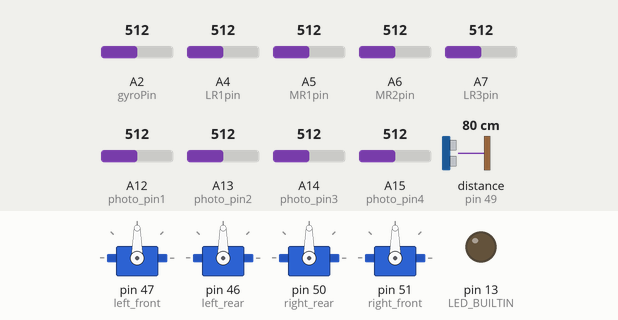
Recording of a sketch running on a simulated Arduino Mega 2560, built with avr-gcc and run on an emulated ATmega2560. Shown: 4 × servo, output pins drawn as LEDs (lit = HIGH). Wiring (inferred from the names in the program): ultrasonic range finder: trigger pin 48; echo pin 49. Inputs (shaded band) come from the test bench; at power-on: A2 (gyroPin) = 512, A4 (LR1pin) = 512, A5 (MR1pin) = 512, A6 (MR2pin) = 512, A7 (LR3pin) = 512, A12 (photo_pin1) = 512, A13 (photo_pin2) = 512, A14 (photo_pin3) = 512, A15 (photo_pin4) = 512, distance to the obstacle (sensor on pin 49) 80 cm. The echo pulse lasts 58.3 µs per cm; pins used as bus, display or sensor lines are not drawn.

Above: at 1.1 s.
Timing chart, 0 to 6.3 s (numbered marks = the images above):
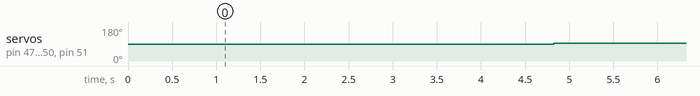

Measured:
- by itself, servo on pin 47 (left_front), servo on pin 46 (left_rear), servo on pin 50 (right_rear), servo on pin 51 (right_front): 90° → 93° at 4.8 s

The sketch:

moth.ino
```cpp
/**INITIALISATION OF VARIABLES*/
#include <Servo.h>  //Need for Servo pulse output
#include <SoftwareSerial.h>

#define NO_READ_GYRO  //Uncomment of GYRO is not attached.
#define NO_HC-SR04 //Uncomment of HC-SR04 ultrasonic ranging sensor is not attached.
//#define NO_BATTERY_V_OK //Uncomment of BATTERY_V_OK if you do not care about battery damage.

// Serial Data Pins
#define BLUETOOTH_RX 10
#define BLUETOOTH_TX 11

// USB Serial Port
#define OUTPUTMONITOR 0
#define OUTPUTPLOTTER 0

// Bluetooth Serial Port
#define OUTPUTBLUETOOTHMONITOR 1

// Board measurements
#define BOARD_WIDTH 150
#define BOARD_LENGTH 1990

SoftwareSerial BluetoothSerial(BLUETOOTH_RX, BLUETOOTH_TX);

/*********STATE MACHINES************/
//Main state machine
enum STATE {
  INITIALISING,
  RUNNING,
  STOPPED
};

enum FIND_LIGHT_STATE {
    TURNING,
    FOUND_LIGHT
};

FIND_LIGHT_STATE light_state = TURNING;


/*******************COMPONENT SET-UP**********************/
/***WHEEL MOTORS***/
const byte left_front = 47;
const byte left_rear = 46;
const byte right_rear = 50;
const byte right_front = 51;

Servo left_font_motor;  // create servo object to control Vex Motor Controller 29
Servo left_rear_motor;  // create servo object to control Vex Motor Controller 29
Servo right_rear_motor;  // create servo object to control Vex Motor Controller 29
Servo right_font_motor;  // create servo object to control Vex Motor Controller 29

int speed_val = 350;
double speed_change;


/***IRS***/
//IR Equation Variables - MAY NEED TO UPDATE
double MR1coeff = 19.000;
double MR1power = -0.94;

double MR2coeff = 20.000;
double MR2power = -0.97;

double LR1coeff = 325.000;
double LR1power = -1.33;

double LR3coeff = 540.000;
double LR3power = -1.42;

//IR Sensor working variables
double MR1mm, MR2mm, LR1mm, LR3mm;
double MR1mm_reading, MR2mm_reading, LR1mm_reading, LR3mm_reading;

int MR1pin = A5;
int MR2pin = A6;
int LR1pin = A4;
int LR3pin = A7;


/***ULTRASONIC***/
const int TRIG_PIN = 48;
const int ECHO_PIN = 49;
const unsigned int MAX_DIST = 23200;

double sonar_cm = 0;
double cm = 0;
int sonar_MA_n = 20;

//Sonar Kalman
double sensor_noise_sonar = 10;
double process_noise_sonar = 1;
double sonar_variance = 0;


/***GYRO***/
int gyroPin = A2;
int gyroVal = 0;

double gyroZeroVoltage = 500;
double gyroRate = 0;
double gyroAngleChange = 0;
double gyroAngle = 0;
double gyro_average;
double gyroTime;

//Gyro Kalman
double prev_val_gyro = 0;
double last_var_gyro = 999;

double sensor_noise_gyro = 8;
double process_noise_gyro = 1;


/***SERVO***/
Servo turret_motor;


/***PHOTO TRANSISTORS***/
double photo1, photo2, photo3, photo4;
double photo_reading1, photo_reading2, photo_reading3, photo_reading4;
bool photo_light1, photo_light2, photo_light3, photo_light4;

//Pins
int photo_pin1 = A12;
int photo_pin2 = A13;
int photo_pin3 = A14;
int photo_pin4 = A15;

//Thresholds for deciding if light exists
double photo_thresh1 = 1000;
double photo_thresh2 = 1000;
double photo_thresh3 = 1000;
double photo_thresh4 = 1000;


void setup(void)
{
  BluetoothSerial.begin(115200);
  BluetoothSerial.println("");
  BluetoothSerial.println("");
  BluetoothSerial.println("");
  pinMode(LED_BUILTIN, OUTPUT);

  //Initialise IR sensor pins
  pinMode(MR1pin, INPUT);
  pinMode(MR2pin, INPUT);
  pinMode(LR1pin, INPUT);
  pinMode(LR3pin, INPUT);

  //Initialise photo transistor sensor pins
  pinMode(photo_pin1, INPUT);
  pinMode(photo_pin2, INPUT);
  pinMode(photo_pin3, INPUT);
  pinMode(photo_pin4, INPUT);

  // The Trigger pin will tell the sensor to range find
  pinMode(TRIG_PIN, OUTPUT);
  digitalWrite(TRIG_PIN, LOW);

  //Initilaise Gyro Pins
  pinMode(gyroPin, INPUT);
  pinMode(A14, INPUT);

  delay(1000); //settling time but noT really needed
}


/*******************SUPER LOOP**********************/
void loop(void) //main loop
{
    static STATE machine_state = INITIALISING;
    switch (machine_state) {
      case INITIALISING:
        machine_state = initialising();
        break;
      case RUNNING:
        machine_state = running();
        break;
      case STOPPED: //Stop of Lipo Battery voltage is too low, to protect Battery
        machine_state = stopped();
        break;
    };
    Sonar();
    Gyro();
    delay(10);
}

STATE initialising() {
  BluetoothSerial.println("INITIALISING....");

  enable_motors();

  double sum1 = 0;
  for (int i = 0; i < 200; i++)
  { // read 100 values of voltage when gyro is at still, to calculate the zero-drift.
    gyroVal = analogRead(gyroPin);
    // gyroVal = constrain(analogRead(gyroPin), 500, 530);
    delay(10);
    sum1 += gyroVal;
    // BluetoothSerial.println(gyroVal);
  }
  gyroZeroVoltage = sum1 / 200; // average the sum as the zero drifting

  SonarCheck(90); //Initialise sonar values
  initialise_IR();
  initialise_transistors();

  return RUNNING;
}

STATE running() {
  update_transistors();

  switch (light_state){
    case TURNING:
        cw();
        if(photo_light1 + photo_light2 + photo_light3 + photo_light4 >= 3){
            stop();
            light_state = FOUND_LIGHT;
        }
        break;

    case FOUND_LIGHT:
        stop();
        BluetoothSerial.print("FOUND LIGHT");
  }
  return RUNNING;
}


/*******************STOPPED**********************/
//Stop of Lipo Battery voltage is too low, to protect Battery
STATE stopped() {
  static byte counter_lipo_voltage_ok;
  static unsigned long previous_millis;
  int Lipo_level_cal;
  disable_motors();
  slow_flash_LED_builtin();

  if (millis() - previous_millis > 500) { //print massage every 500ms
    previous_millis = millis();
    BluetoothSerial.println("STOPPED---------");


#ifndef NO_BATTERY_V_OK
    //500ms timed if statement to check lipo and output speed settings
    if (is_battery_voltage_OK()) {
      BluetoothSerial.print("Lipo OK waiting of voltage Counter 10 < ");
      BluetoothSerial.println(counter_lipo_voltage_ok);
      counter_lipo_voltage_ok++;
      if (counter_lipo_voltage_ok > 10) { //Making sure lipo voltage is stable
        counter_lipo_voltage_ok = 0;
        enable_motors();
        BluetoothSerial.println("Lipo OK returning to RUN STATE");
        return RUNNING;
      }
    } else
    {
      counter_lipo_voltage_ok = 0;
    }
#endif
  }
  return STOPPED;
}


/*******************GYRO FUNCTIONS**********************/
void Gyro()
{
    // convert the 0-1023 signal to 0-5v
    // BluetoothSerial.println("started gyro");
    double gyro_reading = (analogRead(gyroPin));

    gyroRate = (gyro_reading * 5.00) / 1023;

    // find the voltage offset the value of voltage when gyro is zero (still)
    gyroRate -= (gyroZeroVoltage * 5.00) / 1023;

    // read out voltage divided the gyro sensitivity to calculate the angular velocity
    double angularVelocity = (gyroRate / 0.007); // from Data Sheet, gyroSensitivity is 0.007 V/dps

    gyro_average = (1 ? angularVelocity : KalmanGyro(angularVelocity));
    // average_gyro(angularVelocity);

    // if the angular velocity is less than the threshold, ignore it
    if (gyro_average >= 2 || gyro_average <= -2)
    {
        gyroAngleChange = millis()-gyroTime;
        gyroAngleChange = 1000 / gyroAngleChange;
        gyroAngleChange = gyro_average/ gyroAngleChange;
        gyroAngle += gyroAngleChange;
    }

    gyroTime = millis();

    // BluetoothSerial.print("Average ANGULAR VELOCITY");
    // BluetoothSerial.println(gyro_average);
    // BluetoothSerial.print("Gyro Angle:");
    // BluetoothSerial.println(gyroAngle);
    // BluetoothSerial.println("");
}

double KalmanGyro(double rawdata){   // Kalman Filter
  double a_priori_est, a_post_est, a_priori_var, a_post_var, kalman_gain;

  a_priori_var = last_var_gyro + process_noise_gyro;

  kalman_gain = a_priori_var/(a_priori_var+sensor_noise_gyro);
  a_post_est = prev_val_gyro + kalman_gain*(rawdata-prev_val_gyro);
  a_post_var = (1- kalman_gain)*a_priori_var;
  last_var_gyro = a_post_var;
  prev_val_gyro = a_post_est;
  return a_post_est;
}

double ki_integral = 0;
#define GYRO_CONSTRAIN 100

void Drive(int speed_val, bool strafe)
{
    double u = 0;
    double e = 0;
  float kp = 0;
  float ki = 0;
  float kd = 0;

  (gyroAngleChange > 3) ? e = 0 : e = gyroAngleChange;

  u = constrain(kp*e + ki*ki_integral, -GYRO_CONSTRAIN, GYRO_CONSTRAIN);

  ki_integral += e;

  left_font_motor.writeMicroseconds(1500 + speed_val - u);
  right_rear_motor.writeMicroseconds(1500 - speed_val - u);

  if (strafe)
  {
    left_rear_motor.writeMicroseconds(1500 - speed_val - u);
    right_font_motor.writeMicroseconds(1500 + speed_val - u);
  }
  else
  {
    left_rear_motor.writeMicroseconds(1500 + speed_val - u);
    right_font_motor.writeMicroseconds(1500 - speed_val - u);
  }
}


/*******************SONAR FUNCTIONS**********************/
void Sonar()
{
    unsigned long t1, t2, pulse_width;

    // Hold the trigger pin high for at least 10 us
    digitalWrite(TRIG_PIN, HIGH);
    delayMicroseconds(10);
    digitalWrite(TRIG_PIN, LOW);

    // Wait for pulse on echo pin
    t1 = micros();
    while (digitalRead(ECHO_PIN) == 0 ) {
        t2 = micros();
        pulse_width = t2 - t1;
        if (pulse_width > (MAX_DIST + 1000)) {
            // BluetoothSerial.println("HC-SR04: NOT found");
            return;
        }
    }

    // Measure how long the echo pin was held high (pulse width)
    // Note: the micros() counter will overflow after ~70 min
    t1 = micros();
    while (digitalRead(ECHO_PIN) == 1)
    {
        t2 = micros();
        pulse_width = t2 - t1;
        if ( pulse_width > (MAX_DIST + 1000) ) {
            // BluetoothSerial.println("HC-SR04: Out of range");
            return;
        }
    }

    t2 = micros();

    pulse_width = t2 - t1;

    // Calculate distance in centimeters and inches. The constants
    // are found in the datasheet, and calculated from the assumed speed
    //of sound in air at sea level (~340 m/s).
    cm = pulse_width / 58.0;


    (sonar_cm == 0 ? sonar_cm = cm : sonar_cm = KalmanSonar(cm));

    // BluetoothSerial.print("Raw Sonar Reading");
    // BluetoothSerial.println(cm);
    // BluetoothSerial.print("Last sonar reading");
    // BluetoothSerial.println(sonar_cm);
    // BluetoothSerial.println("");
}

double SonarCheck(double angle_in)
{
    turret_motor.write(angle_in);
    delay(300);

    double sonar_sum = 0;
    int value_count = 0;

    for (int i = 0; i < sonar_MA_n; i++)
    {
        sonar_cm = 0;
        Sonar();
        if (sonar_cm < 10 || sonar_cm > 190){
          sonar_sum +=sonar_cm;
          value_count++;
        }
        delay(50);
    }
    (value_count > 0 ? sonar_cm = sonar_sum/value_count : sonar_cm = sonar_cm);
    return (sonar_cm);
}

double KalmanSonar(double rawdata){   // Kalman Filter
  if (rawdata < 20){ //If the value is absolutely outrageous, ignore it and use the last recorded value
    return sonar_cm;
  }
  else{
    rawdata = constrain(rawdata, sonar_cm - 20, sonar_cm + 20);
    double a_post_est, a_priori_var, a_post_var, kalman_gain;

    a_priori_var = sonar_variance + process_noise_sonar;

    kalman_gain = a_priori_var/(a_priori_var+sensor_noise_sonar);
    a_post_est = sonar_cm + kalman_gain*(rawdata-sonar_cm);
    sonar_variance = (1 * kalman_gain)*a_priori_var;
    sonar_cm = rawdata;
    return a_post_est;
  }
}

/*******************IR FUNCTIONS**********************/
void initialise_IR(){
double MR1sum, MR2sum, LR1sum, LR3sum;
int iterations = 20;

  for (int i = 0; i<=iterations; i++){
    read_IR_sensors();
    MR1sum = MR1mm_reading;
    MR2sum = MR2mm_reading;
    LR1sum = LR1mm_reading;
    LR3sum = LR3mm_reading;
    delay(5);
  }
  MR1mm = MR1sum/iterations;
  MR2mm = MR2sum/iterations;
  LR1mm = LR1sum/iterations;
  LR3mm = LR3sum/iterations;
}

double read_IR(double coefficient, double power, double sensor_reading){
  double sensor_mm;
  sensor_mm = coefficient *1000*(pow(sensor_reading, power));
  return sensor_mm;
}

void read_IR_sensors(){
  // BluetoothSerial.println("READ SENSOR START");
  MR1mm_reading = read_IR(MR1coeff, MR1power, analogRead(MR1pin));
  MR2mm_reading = read_IR(MR2coeff, MR2power, analogRead(MR2pin));
  LR1mm_reading = read_IR(LR1coeff, LR1power, analogRead(LR1pin));
  LR3mm_reading = read_IR(LR3coeff, LR3power, analogRead(LR3pin));
}

void filter_IR_reading(){
  //Average these to final value
  double mrbuffer = 150;
  double lrbuffer = 500;
  MR1mm = constrain(MR1mm_reading, MR1mm-mrbuffer, MR1mm+mrbuffer);
  MR2mm = constrain(MR2mm_reading, MR2mm-mrbuffer, MR2mm+mrbuffer);
  LR1mm = constrain(LR1mm_reading, LR1mm-lrbuffer, LR1mm+lrbuffer);
  LR3mm = constrain(LR3mm_reading, LR3mm-lrbuffer, LR3mm+lrbuffer);
}


/*******************PHOTOTRANSISTOR FUNCTIONS**********************/
void read_transistors(){
  // BluetoothSerial.println("READ SENSOR START");
  photo_reading1 = analogRead(photo_pin1);
  photo_reading2 = analogRead(photo_pin2);
  photo_reading3 = analogRead(photo_pin3);
  photo_reading4 = analogRead(photo_pin4);
}

void update_transistors(){
  //Updates transistor state based on transistor readings
  read_transistors();

  //Filters transistor values
  photo1 = photo_reading1;
  photo2 = photo_reading2;
  photo3 = photo_reading3;
  photo4 = photo_reading4;

  //Updates boolean light value based of transistor threshold
  photo_light1 = transistor_on(photo1, photo_thresh1);
  photo_light2 = transistor_on(photo2, photo_thresh2);
  photo_light3 = transistor_on(photo3, photo_thresh3);
  photo_light4 = transistor_on(photo4, photo_thresh4);
  transistors_print();
  delay(100);
}

bool transistor_on(double reading, double threshold){
  bool status;
  (reading >= threshold ? status = 0 : status = 1);
  return status;
}

void transistors_print(){
  BluetoothSerial.print("Photo transistor 1: ");
  BluetoothSerial.print(photo1);
  BluetoothSerial.print(" - STATUS -  ");
  BluetoothSerial.println(photo_light1);

  BluetoothSerial.print("Photo transistor2: ");
  BluetoothSerial.print(photo2);
  BluetoothSerial.print(" - STATUS -  ");
  BluetoothSerial.println(photo_light2);

  BluetoothSerial.print("Photo transistor3: ");
  BluetoothSerial.print(photo3);
  BluetoothSerial.print(" - STATUS -  ");
  BluetoothSerial.println(photo_light3);

  BluetoothSerial.print("Photo transistor4: ");
  BluetoothSerial.print(photo4);
  BluetoothSerial.print(" - STATUS -  ");
  BluetoothSerial.println(photo_light4);
  BluetoothSerial.println("");
}

void initialise_transistors(){
double photo_sum1, photo_sum2, photo_sum3, photo_sum4;
int iterations = 20;

  for (int i = 0; i<=iterations; i++){
    read_transistors();
    photo_sum1 = photo_reading1;
    photo_sum2 = photo_reading2;
    photo_sum3 = photo_reading3;
    photo_sum4 = photo_reading4;
    delay(5);
  }
  photo1 = photo_sum1/iterations;
  photo2 = photo_sum2/iterations;
  photo3 = photo_sum3/iterations;
  photo4 = photo_sum4/iterations;
}


/*******************PROVIDED FUNCTIONS**********************/
void fast_flash_double_LED_builtin()
{
  static byte indexer = 0;
  static unsigned long fast_flash_millis;
  if (millis() > fast_flash_millis) {
    indexer++;
    if (indexer > 4) {
      fast_flash_millis = millis() + 700;
      digitalWrite(LED_BUILTIN, LOW);
      indexer = 0;
    } else {
      fast_flash_millis = millis() + 100;
      digitalWrite(LED_BUILTIN, !digitalRead(LED_BUILTIN));
    }
  }
}

void slow_flash_LED_builtin()
{
  static unsigned long slow_flash_millis;
  if (millis() - slow_flash_millis > 2000) {
    slow_flash_millis = millis();
    digitalWrite(LED_BUILTIN, !digitalRead(LED_BUILTIN));
  }
}

void speed_change_smooth()
{
  speed_val += speed_change;
  if (speed_val > 1000)
    speed_val = 1000;
  speed_change = 0;
}

#ifndef NO_BATTERY_V_OK
boolean is_battery_voltage_OK()
{
  static byte Low_voltage_counter;
  static unsigned long previous_millis;

  int Lipo_level_cal;
  int raw_lipo;
  //the voltage of a LiPo cell depends on its chemistry and varies from about 3.5V (discharged) = 717(3.5V Min) https://oscarliang.com/lipo-battery-guide/
  //to about 4.20-4.25V (fully charged) = 860(4.2V Max)
  //Lipo Cell voltage should never go below 3V, So 3.5V is a safety factor.
  raw_lipo = analogRead(A0);
  Lipo_level_cal = (raw_lipo - 717);
  Lipo_level_cal = Lipo_level_cal * 100;
  Lipo_level_cal = Lipo_level_cal / 143;

  if (Lipo_level_cal > 0 && Lipo_level_cal < 160) {
    previous_millis = millis();
    BluetoothSerial.print("Lipo level:");
    BluetoothSerial.print(Lipo_level_cal);
    BluetoothSerial.print("%");
    // BluetoothSerial.print(" : Raw Lipo:");
    // BluetoothSerial.println(raw_lipo);
    BluetoothSerial.println("");
    Low_voltage_counter = 0;
    return true;
  } else {
    if (Lipo_level_cal < 0)
      BluetoothSerial.println("Lipo is Disconnected or Power Switch is turned OFF!!!");
    else if (Lipo_level_cal > 160)
      BluetoothSerial.println("!Lipo is Overchanged!!!");
    else {
      BluetoothSerial.println("Lipo voltage too LOW, any lower and the lipo with be damaged");
      BluetoothSerial.print("Please Re-charge Lipo:");
      BluetoothSerial.print(Lipo_level_cal);
      BluetoothSerial.println("%");
    }

    Low_voltage_counter++;
    if (Low_voltage_counter > 5)
      return false;
    else
      return true;
  }

}
#endif


/*******************PROVIDED MOTOR FUNCTIONS**********************/
void disable_motors()
{
  left_font_motor.detach();  // detach the servo on pin left_front to turn Vex Motor Controller 29 Off
  left_rear_motor.detach();  // detach the servo on pin left_rear to turn Vex Motor Controller 29 Off
  right_rear_motor.detach();  // detach the servo on pin right_rear to turn Vex Motor Controller 29 Off
  right_font_motor.detach();  // detach the servo on pin right_front to turn Vex Motor Controller 29 Off

  pinMode(left_front, INPUT);
  pinMode(left_rear, INPUT);
  pinMode(right_rear, INPUT);
  pinMode(right_front, INPUT);
}

void enable_motors()
{
  left_font_motor.attach(left_front);  // attaches the servo on pin left_front to turn Vex Motor Controller 29 On
  left_rear_motor.attach(left_rear);  // attaches the servo on pin left_rear to turn Vex Motor Controller 29 On
  right_rear_motor.attach(right_rear);  // attaches the servo on pin right_rear to turn Vex Motor Controller 29 On
  right_font_motor.attach(right_front);  // attaches the servo on pin right_front to turn Vex Motor Controller 29 On
}
void stop() //Stop
{
  left_font_motor.writeMicroseconds(1500);
  left_rear_motor.writeMicroseconds(1500);
  right_rear_motor.writeMicroseconds(1500);
  right_font_motor.writeMicroseconds(1500);
}

void forward()
{

}

void reverse ()
{
  left_font_motor.writeMicroseconds(1500 - speed_val);
  left_rear_motor.writeMicroseconds(1500 - speed_val);
  right_rear_motor.writeMicroseconds(1500 + speed_val);
  right_font_motor.writeMicroseconds(1500 + speed_val);
}

void ccw ()
{
  double speed = 200;
  left_font_motor.writeMicroseconds(1500 - speed);
  left_rear_motor.writeMicroseconds(1500 - speed);
  right_rear_motor.writeMicroseconds(1500 - speed);
  right_font_motor.writeMicroseconds(1500 - speed);
}

void cw ()
{
  left_font_motor.writeMicroseconds(1500 + speed_val);
  left_rear_motor.writeMicroseconds(1500 + speed_val);
  right_rear_motor.writeMicroseconds(1500 + speed_val);
  right_font_motor.writeMicroseconds(1500 + speed_val);
}

void strafe_left ()
{
  left_font_motor.writeMicroseconds(1500 - speed_val);
  left_rear_motor.writeMicroseconds(1500 + speed_val);
  right_rear_motor.writeMicroseconds(1500 + speed_val);
  right_font_motor.writeMicroseconds(1500 - speed_val);
}

void strafe_right ()
{
  left_font_motor.writeMicroseconds(1500 + speed_val);
  left_rear_motor.writeMicroseconds(1500 - speed_val);
  right_rear_motor.writeMicroseconds(1500 - speed_val);
  right_font_motor.writeMicroseconds(1500 + speed_val);
}
```
